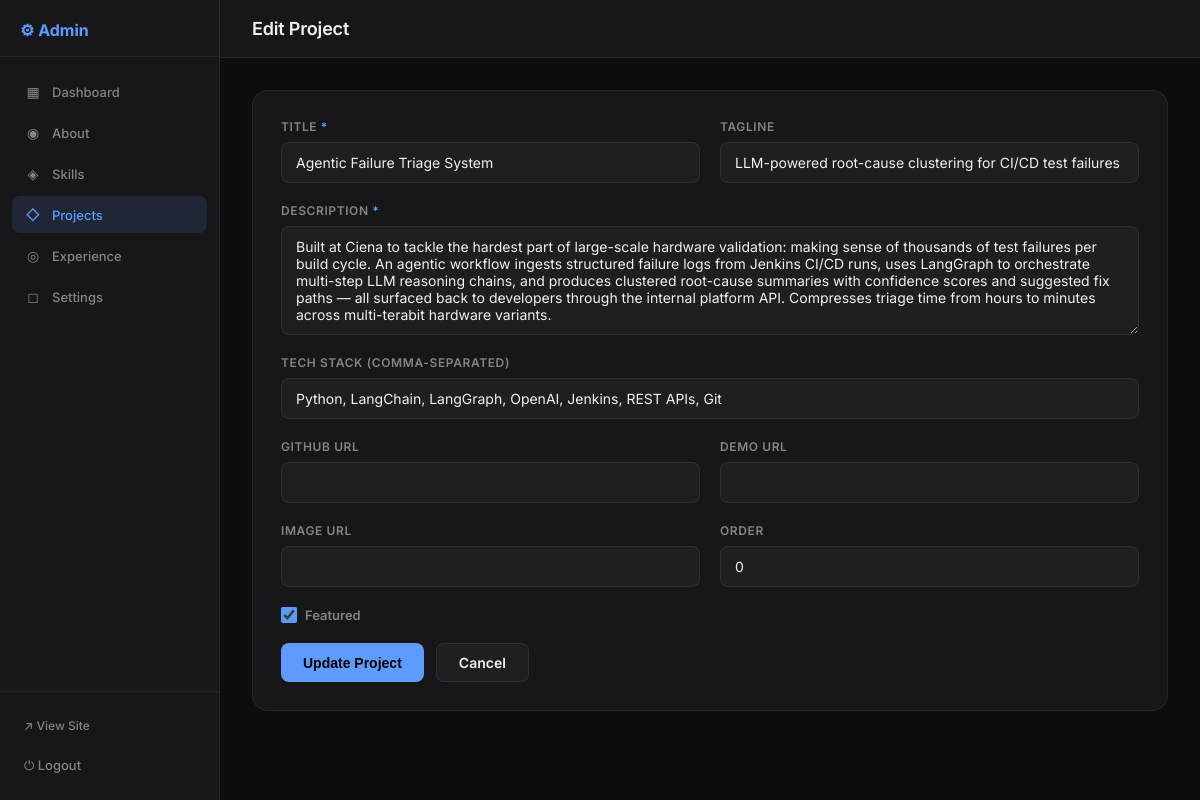
Page /admin/projects/1/edit (signed in) on the committed database.
### app/models/content.py (models this page shows, shortened)
class Project(db.Model):
    __tablename__ = "projects"
    id = db.Column(db.Integer, primary_key=True)
    title = db.Column(db.String(150), nullable=False)
    tagline = db.Column(db.String(200), default="")
    description = db.Column(db.Text, nullable=False)
    tech_stack = db.Column(db.String(300), default="")  # comma-separated
    github_url = db.Column(db.String(255), default="")
    demo_url = db.Column(db.String(255), default="")
    image_url = db.Column(db.String(255), default="")
    is_featured = db.Column(db.Boolean, default=False)
    order = db.Column(db.Integer, default=0)
    created_at = db.Column(db.DateTime, default=datetime.utcnow)

### app/views/admin.py (the view)
@admin_bp.route("/projects/<int:project_id>/edit", methods=["GET", "POST"])
@login_required
def project_edit(project_id):
    project = Project.query.get_or_404(project_id)
    if request.method == "POST":
        content_ctrl.update_project(project, request.form)
        flash("Project updated.", "success")
        return redirect(url_for("admin.projects"))
    return render_template("admin/project_edit.html", project=project)

### app/models/admin.py (called while the page is built)
@login_manager.user_loader
def load_user(user_id):
    return AdminUser.query.get(int(user_id))

### app/templates/admin/project_edit.html (shortened to what this page needs)
{% extends "admin/base.html" %}
{% block page_title %}Edit Project{% endblock %}
{% block content %}
<div class="admin-section">
  <form method="POST" action="{{ url_for('admin.project_edit', project_id=project.id) }}" class="admin-form">
    <div class="form-row">
      <div class="form-group">
        <label>Title <span class="req">*</span></label>
        <input type="text" name="title" value="{{ project.title }}" required />
      </div>
      <div class="form-group">
        <label>Tagline</label>
        <input type="text" name="tagline" value="{{ project.tagline }}" />
      </div>
    </div>
    <div class="form-group">
      <label>Description <span class="req">*</span></label>
      <textarea name="description" required rows="5">{{ project.description }}</textarea>
    </div>
    <div class="form-group">
      <label>Tech Stack (comma-separated)</label>
      <input type="text" name="tech_stack" value="{{ project.tech_stack }}" />
    </div>
    <div class="form-row">
      <div class="form-group">
        <label>GitHub URL</label>
        <input type="url" name="github_url" value="{{ project.github_url }}" />
      </div>
      <div class="form-group">
        <label>Demo URL</label>
        <input type="url" name="demo_url" value="{{ project.demo_url }}" />
      </div>
    </div>
    <div class="form-row">
      <div class="form-group">
        <label>Image URL</label>
        <input type="url" name="image_url" value="{{ project.image_url }}" />
      </div>
      <div class="form-group">
        <label>Order</label>
        <input type="number" name="order" value="{{ project.order }}" />
      </div>
    </div>
    <div class="form-group form-group--check">
      <label><input type="checkbox" name="is_featured" {% if project.is_featured %}checked{% endif %}/> Featured</label>
    </div>
    <div class="form-actions">
      <button type="submit" class="btn btn--primary">Update Project</button>
      <a href="{{ url_for('admin.projects') }}" class="btn btn--ghost">Cancel</a>
    </div>
  </form>
</div>
{% endblock %}

### app/static/css/admin.css (style rules this page uses)
*, *::before, *::after { box-sizing: border-box; margin: 0; padding: 0; }
:root { --bg: #0d0d0f; --surface: #17171a; --surface-2:#1f1f23; --border: rgba(255,255,255,0.07); --white: #f0f0f5; --muted: rgba(240,240,245,0.5); --accent: #5e9bff; --danger: #f87171; --success: #34d399; --warn: #fbbf24; --font: 'Inter', -apple-system, BlinkMacSystemFont, sans-serif; --sidebar-w: 220px; --radius: 12px; }
body { font-family: var(--font); background: var(--bg); color: var(--white); -webkit-font-smoothing: antialiased; }
.admin-body { display: flex; min-height: 100vh; }
.admin-section { background: var(--surface); border: 1px solid var(--border); border-radius: 16px; padding: 28px; margin-bottom: 24px; }
.admin-form { display: flex; flex-direction: column; gap: 20px; }
.form-row { display: grid; grid-template-columns: 1fr 1fr; gap: 20px; }
.form-group { display: flex; flex-direction: column; gap: 8px; }
.form-group label { font-size: 12px; font-weight: 600; letter-spacing: 0.05em; text-transform: uppercase; color: var(--muted); }
.req { color: var(--accent); }
.form-group input, .form-group textarea, .form-group select { background: var(--surface-2); border: 1px solid var(--border); border-radius: 8px; padding: 11px 14px; font-family: var(--font); font-size: 14px; color: var(--white); outline: none; transition: border-color 0.2s, box-shadow 0.2s; resize: vertical; }
.form-group input::placeholder, .form-group textarea::placeholder { color: rgba(240,240,245,0.25); }
.form-group--check { flex-direction: row; align-items: center; }
.form-group--check label { font-size: 13px; text-transform: none; letter-spacing: 0; display: flex; align-items: center; gap: 8px; cursor: pointer; }
.form-group--check input[type="checkbox"] { width: 16px; height: 16px; accent-color: var(--accent); cursor: pointer; }
.form-actions { display: flex; gap: 12px; flex-wrap: wrap; }
.btn { display: inline-flex; align-items: center; justify-content: center; padding: 10px 22px; border-radius: 8px; font-size: 14px; font-weight: 600; cursor: pointer; border: none; text-decoration: none; transition: all 0.2s; }
.btn--primary { background: var(--accent); color: #000; }
.btn--ghost { background: var(--surface-2); color: var(--white); border: 1px solid var(--border); }

### rows in the picture
Project: title "Agentic Failure Triage System", tagline "LLM-powered root-cause clustering for CI/CD test failures", description "Built at Ciena to tackle the hardest part of large-scale hardware validation: making sense of thousands of test failures per build cycle. An agentic workflow ingests structured failure logs from Jenkins CI/CD runs, uses LangGraph to orchestrate multi-step LLM reasoning chains, and produces clustered root-cause summaries with confidence scores and suggested fix paths — all surfaced back to developers through the internal platform API. Compresses triage time from hours to minutes across multi-terabit hardware variants.", tech_stack "Python, LangChain, LangGraph, OpenAI, Jenkins, REST APIs, Git", order "0", is_featured "☑"
